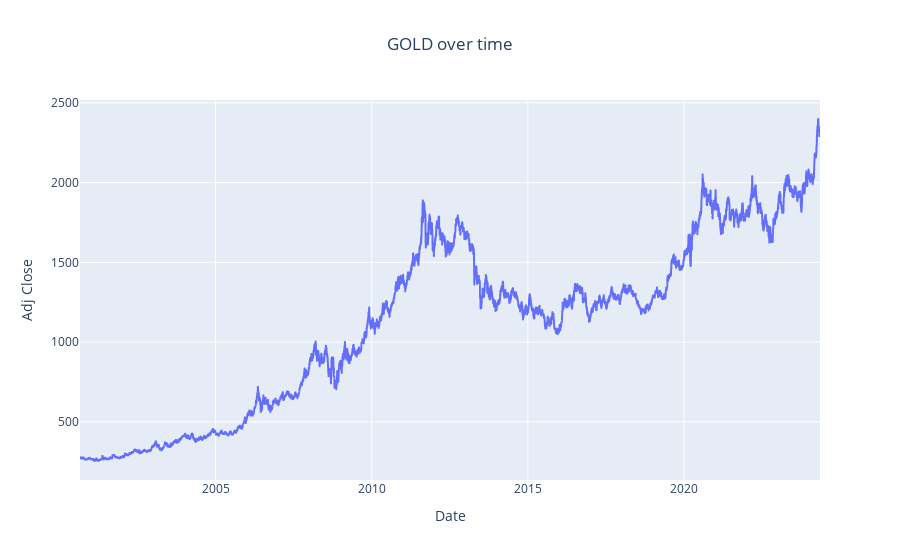

This figure's notebook cell:
### Code cell
# Dynamic visualisation of GOLD prices
fig = px.line(gold,
              x=gold.index,
              y="Adj Close",
              title='GOLD over time')
fig.update_layout(title_x=0.5)  # This will center the title horizontally

fig.show()

### Figure 1 — Plotly figure (JSON) as saved in the notebook; plotly's stock layout.template omitted (floating-point values rounded to 4 significant figures; data arrays with more than 128 entries replaced by an {"elided": "..."} marker saying what was removed)
{"data": [{"hovertemplate": "Date=%{x}<br>Adj Close=%{y}<extra></extra>", "legendgroup": "", "line": {"color": "#636efa", "dash": "solid"}, "marker": {"symbol": "circle"}, "mode": "lines", "name": "", "showlegend": false, "type": "scattergl", "x": {"elided": "5945 str values"}, "xaxis": "x", "y": {"elided": "5945 float values"}, "yaxis": "y"}], "layout": {"legend": {"tracegroupgap": 0}, "title": {"text": "GOLD over time", "x": 0.5}, "xaxis": {"anchor": "y", "domain": [0, 1], "title": {"text": "Date"}}, "yaxis": {"anchor": "x", "domain": [0, 1], "title": {"text": "Adj Close"}}}}
